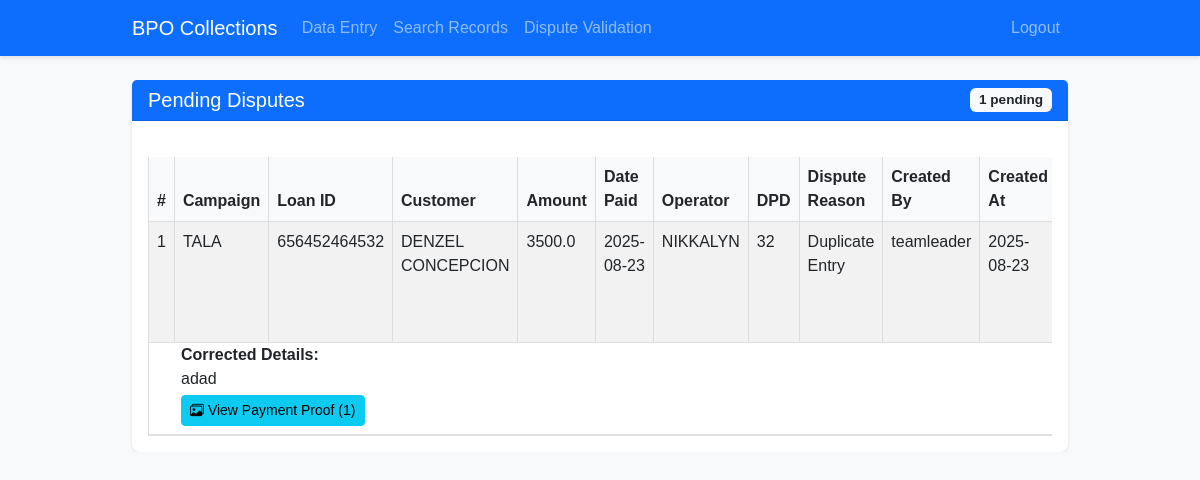
The app's page /team-leader/dispute-validation (signed in) with its own data.
### app/models.py (models this page shows)
class Dispute(db.Model):
    id = db.Column(db.Integer, primary_key=True)
    entry_id = db.Column(db.Integer, db.ForeignKey('payment_record.id'), nullable=False)
    reason = db.Column(db.String(50), nullable=False)
    corrected_details = db.Column(db.Text, nullable=False)
    status = db.Column(db.String(20), default='pending')  # pending, pending_da_review, approved, rejected
    created_by = db.Column(db.String(100), nullable=False)
    created_at = db.Column(db.DateTime, default=datetime.utcnow)
    validated_by = db.Column(db.String(100))
    validated_at = db.Column(db.DateTime)
    validation_comments = db.Column(db.Text)
    da_verified_by = db.Column(db.String(100))
    da_verified_at = db.Column(db.DateTime)
    da_comments = db.Column(db.Text)

class PaymentRecord(db.Model):
    __tablename__ = 'payment_record'
    id = db.Column(db.Integer, primary_key=True)
    campaign = db.Column(db.String(50), nullable=False)
    dpd = db.Column(db.Integer, nullable=False)
    loan_id = db.Column(db.String(100), nullable=False)
    amount = db.Column(db.Float, nullable=False)
    date_paid = db.Column(db.Date, nullable=False)
    operator_name = db.Column(db.String(100), nullable=False)
    customer_name = db.Column(db.String(100), nullable=False)
    created_at = db.Column(db.DateTime, default=datetime.utcnow)
    proofs = db.relationship('PaymentProof', back_populates='payment', lazy=True, cascade='all, delete-orphan')
    disputes = db.relationship('Dispute', backref='payment_record', lazy=True)

### app/routes/team_leader.py (the view, shortened to what this page needs)
@bp.route('/dispute-validation', methods=['GET', 'POST'])
@login_required
def dispute_validation():
    if current_user.role != 'team_leader':
        flash('Access denied: Team Leader role required', 'danger')
        return redirect(url_for('main.index'))
    disputes = Dispute.query.filter_by(status='pending')\
        .join(PaymentRecord, Dispute.entry_id == PaymentRecord.id)\
        .options(joinedload(Dispute.payment_record))\
        .order_by(Dispute.created_at.desc())\
        .all()
    return render_template('team_leader/dispute_validation.html', disputes=disputes)

### app/__init__.py (called while the page is built)
def create_app():
    app = Flask(__name__)
    app.config['SECRET_KEY'] = 'PASSWORD'  # Change this in production
    basedir = os.path.abspath(os.path.dirname(__file__))
    db_path = os.path.join(os.path.dirname(basedir), 'instance', 'collections.db')
    app.config['SQLALCHEMY_DATABASE_URI'] = f'sqlite:///{db_path}'
    app.config['SQLALCHEMY_TRACK_MODIFICATIONS'] = False
    db.init_app(app)
    login_manager.login_view = 'auth.login'
    login_manager.init_app(app)
    from app.models import User
    @login_manager.user_loader
    def load_user(user_id):
        return User.query.get(int(user_id))
    from app.routes import auth, team_leader, data_analyst
    app.register_blueprint(auth.bp)
    app.register_blueprint(team_leader.bp)
    app.register_blueprint(data_analyst.bp)
    return app

### app/templates/team_leader/dispute_validation.html (shortened to what this page needs)
{% extends "base.html" %}
{% block content %}
<div class="card">
    <div class="card-header bg-primary text-white d-flex justify-content-between align-items-center">
        <h5 class="mb-0">Pending Disputes</h5>
        <span class="badge bg-light text-dark">{{ disputes|length }} pending</span>
    </div>
    <div class="card-body">
        {% if disputes %}
        <div class="table-responsive">
            <table class="table table-striped table-hover">
                <thead>
                    <tr>
                        <th>#</th>
                        <th>Campaign</th>
                        <th>Loan ID</th>
                        <th>Customer</th>
                        <th>Amount</th>
                        <th>Date Paid</th>
                        <th>Operator</th>
                        <th>DPD</th>
                        <th>Dispute Reason</th>
                        <th>Created By</th>
                        <th>Created At</th>
                    </tr>
                </thead>
                <tbody>
                    {% for dispute in disputes %}
                    <tr>
                        <td>{{ dispute.id }}</td>
                        <td>{{ dispute.payment_record.campaign }}</td>
                        <td>{{ dispute.payment_record.loan_id }}</td>
                        <td>{{ dispute.payment_record.customer_name }}</td>
                        <td>{{ dispute.payment_record.amount }}</td>
                        <td>{{ dispute.payment_record.date_paid }}</td>
                        <td>{{ dispute.payment_record.operator_name }}</td>
                        <td>{{ dispute.payment_record.dpd }}</td>
                        <td>{{ dispute.reason }}</td>
                        <td>{{ dispute.created_by }}</td>
                        <td>{{ dispute.created_at.strftime('%Y-%m-%d') }}</td>
                    </tr>
                    <tr>
                        <td colspan="12" class="border-top-0 pt-0">
                            <div class="ps-4">
                                <strong>Corrected Details:</strong>
                                <p class="mb-1">{{ dispute.corrected_details }}</p>
                                {% if dispute.payment_record.proofs|length > 0 %}
                                <a href="{{ url_for('team_leader.record_proofs', record_id=dispute.payment_record.id) }}"
                                   class="btn btn-sm btn-info" target="_blank">
                                    <i class="bi bi-images"></i> View Payment Proof ({{ dispute.payment_record.proofs|length }})
                                </a>
                                {% endif %}
                            </div>
                        </td>
                    </tr>
                    <tr class="table-divider"><td colspan="12" class="p-0 border-bottom"></td></tr>
                    {% else %}
                    <tr>
                        <td colspan="12" class="text-center">No pending disputes found</td>
                    </tr>
                    {% endfor %}
                </tbody>
            </table>
        </div>
        {% else %}
        <div class="alert alert-info">
            <i class="bi bi-info-circle"></i> No pending disputes to validate.
        </div>
        {% endif %}
    </div>
</div>
{% endblock %}

### app/static/css/main.css (style rules this page uses)
body { font-family: Arial, sans-serif; margin: 0; padding: 0; background-color: #f8f9fa; }
.table { width: 100%; border-collapse: collapse; margin: 20px 0; }
.table th, .table td { border: 1px solid #dddddd; text-align: left; padding: 8px; }
.table th { background-color: #35424a; color: white; }
.card { box-shadow: 0 1px 3px rgba(0, 0, 0, 0.1); border-radius: 0.5rem; border: none; }
.card-header { background-color: #f8f9fa; border-bottom: 1px solid rgba(0, 0, 0, 0.125); font-weight: 600; }
.table { margin-bottom: 0; }
.table thead th { background-color: #f8f9fa; border-top: none; }
.badge { font-size: 85%; }
.table thead th { color: #212529 !important; }

### app/templates/team_leader/dispute_validation.html (style rules this page uses)
.table-divider td { border-bottom: 2px solid #dee2e6; padding-top: 0.5rem; }

### records on screen
Dispute: id "1", payment_record.campaign "TALA", payment_record.loan_id "656452464532", payment_record.customer_name "DENZEL CONCEPCION", payment_record.amount "3500.0", payment_record.date_paid "2025-08-23", payment_record.operator_name "NIKKALYN", payment_record.dpd "32", reason "Duplicate Entry", created_by "teamleader", created_at "2025-08-23", corrected_details "adad", payment_record.proofs|length "1"

### other values on screen
{{ disputes|length }} "1"
